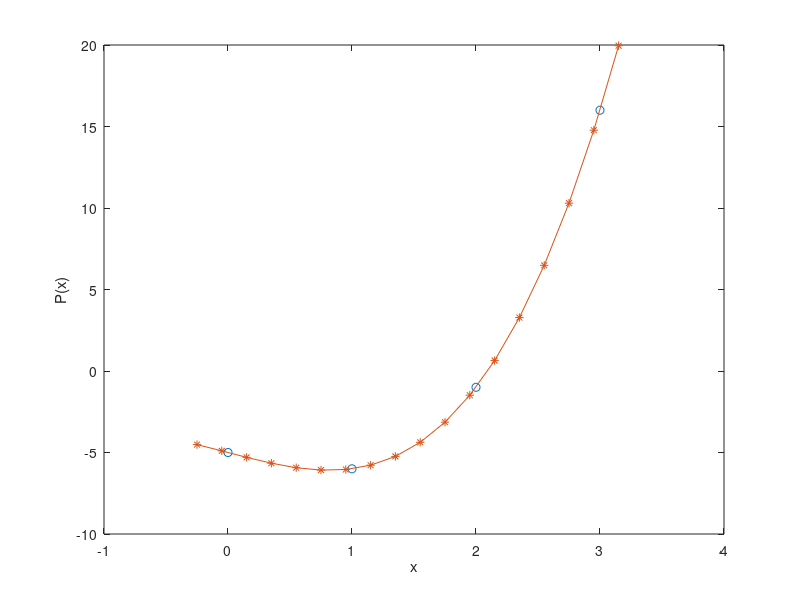

MATLAB code for this plot: (Note: this script raises an error after producing the figure.)
clear all
close all
clc

% L21 practical: Polynomial interpolation

%% Part 2 -- power form of interpolation polynomial and coefficients

x = 0 : 3; % x_k
y = [-5, -6, -1, 16]; % y_k

disp( [ x; y ] ); % list the (x_k, y_k) pairs

%% build Vandermonde matrix and solve for coefficients

V = vander(x); % make the Vandermonde matrix
disp( V );

% Solve the linear system V*c=y for the coefficient vector c

c = V \ y'; % need to transpose y so the shape is correct

% The backslash means matrix division:
% https://www.mathworks.com/help/matlab/ref/mldivide.html
% Only valid for Ax=B type problems.

% If you have xA=B then use '/' operator
% https://www.mathworks.com/help/matlab/ref/mrdivide.html

disp(c);

%% interpolate to new x-grid using these coefficients

u = -0.25 : 0.2 : 3.25; % new x-grid

v = polyval( c, u);

figure;   
plot( x, y, 'o', u, v, '*-');
xlabel('x'); ylabel('P(x)');

%% Part 3 -- Lagrange interpolation

v = polyinterp( x, y, u);

figure;   
plot( x, y, 'o', u, v, '*-');

%% We can also do this with symbolic math

symx = sym( 'x' ); % make x a symbolic variable

P = polyinterp( x, y, symx );
   
pretty( P ); % print P(x)
   
P = simplify( P ); % make "power" form version of the polynomial
disp( P ); % display

%% Another example -- interpolation for plotting

x = 1 : 6;
y = [16 18 21 17 15 12];

figure; subplot(1,2,1)
plot( x, y, 'ok', x, y, '-r' ); axis([0 7 6 22]);
% The red line is plotted using piecewise linear interpolation by deafult

u = 0.75 : 0.05 : 6.25;
v = polyinterp( x, y, u ); % Lagrange interpolation with full-degree polynomial

subplot(1,2,2);
plot(x,y,'o',u,v,'r-'); axis([0 7 6 22])





